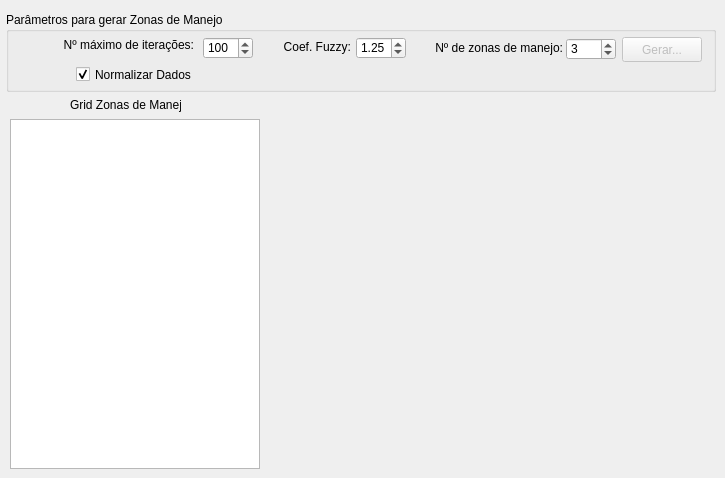
     <widget class="QWidget" name="tab_10">
      <attribute name="title">
       <string>Mapa de Zonas de Manejo</string>
      </attribute>
      <widget class="QLabel" name="label_ZM">
       <property name="geometry">
        <rect>
         <x>269</x>
         <y>116</y>
         <width>440</width>
         <height>350</height>
        </rect>
       </property>
       <property name="text">
        <string/>
       </property>
       <property name="scaledContents">
        <bool>true</bool>
       </property>
      </widget>
      <widget class="QTableWidget" name="datatable_ZM_Classe">
       <property name="geometry">
        <rect>
         <x>10</x>
         <y>119</y>
         <width>250</width>
         <height>350</height>
        </rect>
       </property>
      </widget>
      <widget class="QLabel" name="label_45">
       <property name="geometry">
        <rect>
         <x>70</x>
         <y>97</y>
         <width>111</width>
         <height>16</height>
        </rect>
       </property>
       <property name="text">
        <string>Grid Zonas de Manejo</string>
       </property>
      </widget>
      <widget class="QGroupBox" name="groupBox_ZM_Calcular">
       <property name="geometry">
        <rect>
         <x>6</x>
         <y>12</y>
         <width>710</width>
         <height>80</height>
        </rect>
       </property>
       <property name="title">
        <string>Parâmetros para gerar Zonas de Manejo</string>
       </property>
       <widget class="QSpinBox" name="spinBox_ZM_Iter">
        <property name="geometry">
         <rect>
          <x>197</x>
          <y>25</y>
          <width>50</width>
          <height>22</height>
         </rect>
        </property>
        <property name="minimum">
         <number>2</number>
        </property>
        <property name="maximum">
         <number>1000</number>
        </property>
        <property name="value">
         <number>100</number>
        </property>
       </widget>
       <widget class="QPushButton" name="pushButton_ZM_Calcular">
        <property name="enabled">
         <bool>false</bool>
        </property>
        <property name="geometry">
         <rect>
          <x>616</x>
          <y>25</y>
          <width>80</width>
          <height>25</height>
         </rect>
        </property>
        <property name="text">
         <string>Gerar...</string>
        </property>
       </widget>
       <widget class="QLabel" name="label_22">
        <property name="geometry">
         <rect>
          <x>254</x>
          <y>27</y>
          <width>91</width>
          <height>16</height>
         </rect>
        </property>
        <property name="text">
         <string>Coef. Fuzzy:</string>
        </property>
        <property name="alignment">
         <set>Qt::AlignRight|Qt::AlignTrailing|Qt::AlignVCenter</set>
        </property>
       </widget>
       <widget class="QLabel" name="label_21">
        <property name="geometry">
         <rect>
          <x>407</x>
          <y>28</y>
          <width>150</width>
          <height>16</height>
         </rect>
        </property>
        <property name="text">
         <string>Nº de zonas de manejo:</string>
        </property>
        <property name="alignment">
         <set>Qt::AlignRight|Qt::AlignTrailing|Qt::AlignVCenter</set>
        </property>
       </widget>
       <widget class="QLabel" name="label_20">
        <property name="geometry">
         <rect>
          <x>8</x>
          <y>25</y>
          <width>180</width>
          <height>16</height>
         </rect>
        </property>
        <property name="text">
         <string>Nº máximo de iterações:</string>
        </property>
        <property name="alignment">
         <set>Qt::AlignRight|Qt::AlignTrailing|Qt::AlignVCenter</set>
        </property>
       </widget>
       <widget class="QDoubleSpinBox" name="doubleSpinBox_ZM_CFuzzy">
        <property name="geometry">
         <rect>
          <x>350</x>
          <y>25</y>
          <width>50</width>
          <height>22</height>
         </rect>
        </property>
        <property name="minimum">
         <double>0.250000000000000</double>
        </property>
        <property name="maximum">
         <double>3.000000000000000</double>
        </property>
        <property name="singleStep">
         <double>0.250000000000000</double>
        </property>
        <property name="value">
         <double>1.250000000000000</double>
        </property>
       </widget>
       <widget class="QSpinBox" name="spinBox_ZM_NrZonas">
        <property name="geometry">
         <rect>
          <x>560</x>
          <y>26</y>
          <width>50</width>
          <height>22</height>
         </rect>
        </property>
        <property name="minimum">
         <number>2</number>
        </property>
        <property name="maximum">
         <number>10</number>
        </property>
        <property name="value">
         <number>3</number>
        </property>
       </widget>
       <widget class="QCheckBox" name="checkBox_ZM_Normalizar">
        <property name="geometry">
         <rect>
          <x>70</x>
          <y>54</y>
          <width>171</width>
          <height>17</height>
         </rect>
        </property>
        <property name="layoutDirection">
         <enum>Qt::LeftToRight</enum>
        </property>
        <property name="text">
         <string>Normalizar Dados</string>
        </property>
        <property name="checked">
         <bool>true</bool>
        </property>
       </widget>
      </widget>
     </widget>
